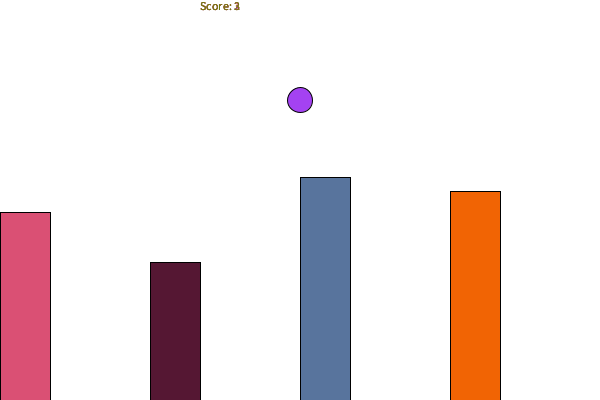
Frame 1 (no input)
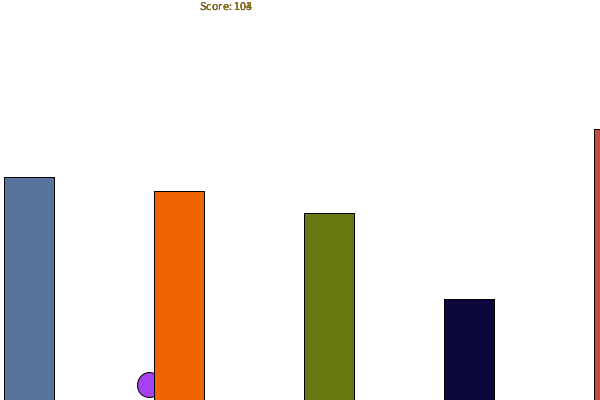
Frame 60 (the mouse pressed at the canvas centre just before this capture)
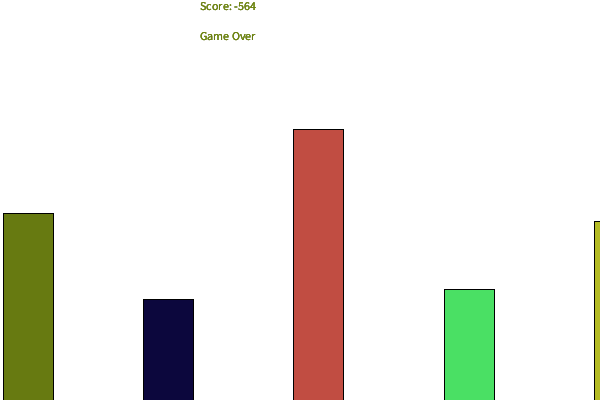
Frame 120 (the mouse held since frame 60 and released just before this capture)

The Processing sketch that drew these frames (run headless with seeded random() and noise(); from frame 60 on, the mouse is pressed at the canvas centre):

// Processing sketch: Fbird_java
// ── Fbird_java.pde
class Fbird {
  float x;
  float y;
  float red;
  float green;
  float blue;

  Fbird() {
    x = 300;
    y = 100;
    red = random(0, 255);
    green = random(0, 255);
    blue = random(0, 255);
  }

  Fbird(float x, float y, float red, float green, float blue) {
    this.x = x;
    this.y = y;
    x = 25;
    y = 200;
  }

  public void bird() {
    fill(red, green, blue);
    ellipse(x, y, 25, 25);
    if (mousePressed) {
      y = y - 20;
    }
    y += 5;

    if (y <= 15) {
      y = 15;
      x = x - 3;
      
    }
    if (y >=385) {
      y = 385;
    }
     if (y <= 15 && x > -10) {
       text("Don't touch the Ceiling!", 175, 40);
     }
  }
}

// ── pipe_java.pde
public class Pipe {
  float x;
  float y;
  float lengthh;
  float widthh;
  float speed;
  float red;
  float green;
  float blue;
  Pipe() {
    x = 700;
    y = random(175, 335);
    widthh = 50;
    lengthh = 300;
    speed = 5;
    red = random(0, 255);
    green = random(0, 255);
    blue = random(0, 255);
  }

  Pipe(float x, float y, float lengthh, float widthh, float speed) {
    this.x = x;
    this.y = y;
    this.lengthh = lengthh;
    this.widthh = widthh;
    this.speed = speed;
  }

  public void mPipe() {
    fill(red, green, blue);
    rect(x, y, widthh, lengthh);
    x = x - speed;
    if (x <= -40) {
      x = 700;
      y = random(125, 335);
      red = random(0, 255);
    green = random(0, 255);
    blue = random(0, 255);
    }
    if (x < -40) {
      red = random(0, 255);
    green = random(0, 255);
    blue = random(0, 255);
    }
    
  }
}

// ── run.pde
Fbird flappy;
Pipe[] tube;
int num = 5;
int score = 0;
public void settings() {
  size(600, 400);
}
void setup() {
  flappy = new Fbird();
  tube = new Pipe[num];
  for (int f = 0; f < num; f++) {
    tube[f] = new Pipe();
    tube[f].x = f * 150;
  }
}
void draw() {
  background(255);
  flappy.bird();
  for (int i = 0; i < num; i++) {
    tube[i].mPipe();
    if ((flappy.y >= tube[i].y && flappy.y <= tube[i].y + tube[i].lengthh) && (flappy.x >= tube[i].x && flappy.x <= tube[i].x + tube[i].widthh)) {
      flappy.x = flappy.x - tube[i].speed;
    }
    if ((flappy.y >= tube[i].y) &&(flappy.x >= tube[i].x && flappy.x <= tube[i].x + tube[i].widthh)) {
      flappy.y = tube[i].y;
      score += 5;
    }

    //if (mousePressed) {
    //  fill(random(0, 255), random(0, 255), random(0, 255));
    //}
    if (flappy.x > tube[i].x) {
      score += 1;
    }

    text("Score: " + score, 200, 10);
    //tube.mPipe();
    if (flappy.x < -10) {
      text("Game Over", 200, 40);
    }

    //if(score >= -420 && score <= 0){
    //  flappy.y = 85;
    //  text("Click the screen to fly up but beware the ceiling and pipes!", 100, 60);
    //}
    if (flappy.y <= 15 && flappy.x > 0) {
      score = score - 5;
    }

    //if (score <= 0) {
    //  text("This is why you don't go to the ceiling! Look at your score!", 150, 100);
    //}
    if (score >= 5000 && score < 5500) {
      text("Medal Earned: Pure Talent", 175, 60);
    }
    if (score >= 10000 && score < 10500) {
      text("Medal Earned: Asteroid In the sky", 150, 60);
      if (flappy.x < 250 && flappy.x > 5) {
        flappy.x = 250;
      }
    }
    if (score >= 20000 && score < 20500) {
      text("Medal Earned: God", 175, 60);
    }
    if (score >= 100000 && score < 100500) {
      text("Medal Earned: Cayde-6's Heir", 175, 60);
    }
    //if(flappy.x < -10 && score <= 0){
    //  text("Medal Earned: So bad you broke the game", 125, 60);
    //}
    tube[i].speed += 0.0002;
  }
}
